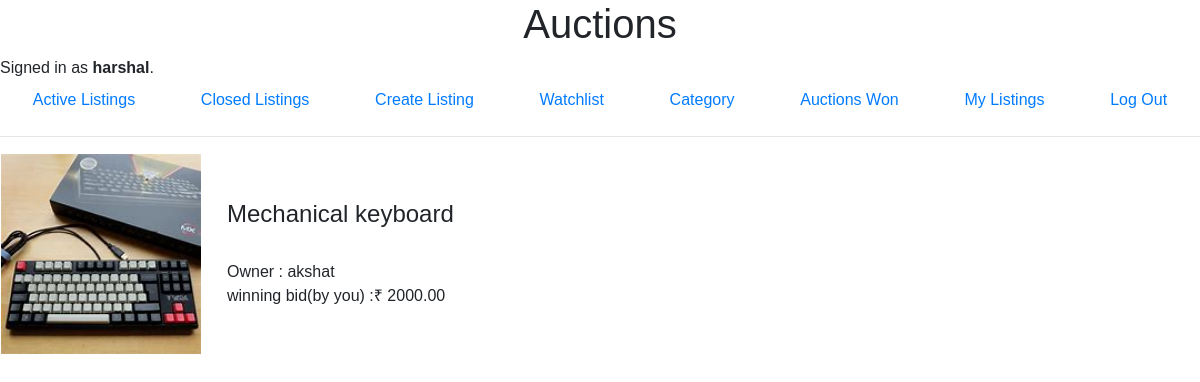
/win (signed in), run on the app's committed database.
### auctions/models.py (models this page shows)
class User(AbstractUser):
    pass

class wins(models.Model):
    user = models.CharField(max_length=64)
    listing = models.IntegerField()
    owner = models.CharField(max_length=64,null=True)
    title = models.CharField(max_length = 50,null=True)
    winbid = models.DecimalField(max_digits=10,decimal_places=2,null=True)
    image = models.ImageField(upload_to='c_images/')
    times_bidded = models.IntegerField(default=0)
    ldate = models.DateField(auto_now=True)

### auctions/views.py (the view)
# urls.py: path("win",views.wining_auction,name="win"),
@login_required
def wining_auction(request):
    return render(request,"auctions/winings.html",{
        "won_items" : wins.objects.filter(user=request.user)
    })

### auctions/templates/auctions/winings.html (shortened to what this page needs)
{% extends "auctions/layout.html" %}
{% block body %}
    <table width = 100%>
        {% for item in won_items %}
            <div>
                <tr>
                    <td width = 10%>
                        <img src="{{item.image.url}}" alt = "image not Provided" height = 200px width = 200px><br>
                    </td>
                    <td style = "padding : 25px">
                        <h4>{{  item.title }}</h4><br>
                        Owner : {{ item.owner }}<br>
                    winning bid(by you) :₹ {{  item.winbid  }}<br>
                    <td>
                </tr>
            </div>
        {% endfor %}
    </table>
{% endblock %}

### auctions/templates/auctions/layout.html (shortened to what this page needs)
{% load static %}
<!DOCTYPE html>
<html lang="en">
    <head>
        <link rel="stylesheet" href="https://stackpath.bootstrapcdn.com/bootstrap/4.4.1/css/bootstrap.min.css">
        <link href="{% static 'auctions/styles.css' %}" rel="stylesheet">
    </head>
    <body>
        <h1 style="text-align:center">Auctions</h1>
        <div>
            {% if user.is_authenticated %}
                Signed in as <strong>{{ user.username }}</strong>.
            {% else %}
                Not signed in.
            {% endif %}
        </div>
        <ul class="nav" style="display:flex; justify-content: space-around; text-decoration: none;">
            <li class="nav-item">
                <a class="nav-link" href="{% url 'index' %}">Active Listings</a>
            </li>
            {% if user.is_authenticated %}
                <li class="nav-item">
                    <a class="nav-link" href="{% url 'closed' %}">Closed Listings</a>
                </li>
                <li class="nav-item">
                    <a class="nav-link" href="{% url 'create' %}">Create Listing</a>
                </li>
                <li class="nav-item">
                    <a class="nav-link" href="{% url 'viewwatchlist' %}">Watchlist</a>
                </li>
                <li class="nav-item">
                    <a class="nav-link" href="{% url 'viewcategory' %}">Category</a>
                </li>
                <li class="nav-item">
                    <a class="nav-link" href="{% url 'win' %}">Auctions Won</a>
                </li>
                <li class="nav-item">
                    <a class="nav-link" href="{% url 'mylistings' %}">My Listings</a>
                </li>
                <li class="nav-item">
                    <a class="nav-link" href="{% url 'logout' %}">Log Out</a>
                </li>
            {% endif %}
        </ul>
        <hr>
        {% block body %}
        {% endblock %}
    </body>
</html>

### auctions/static/auctions/styles.css (style rules this page uses)
body { font-family: Arial, Helvetica, sans-serif; }

### data on the page
User: username "harshal"
wins: image (picture), title "Mechanical keyboard", owner "akshat", winbid "2000.00"
